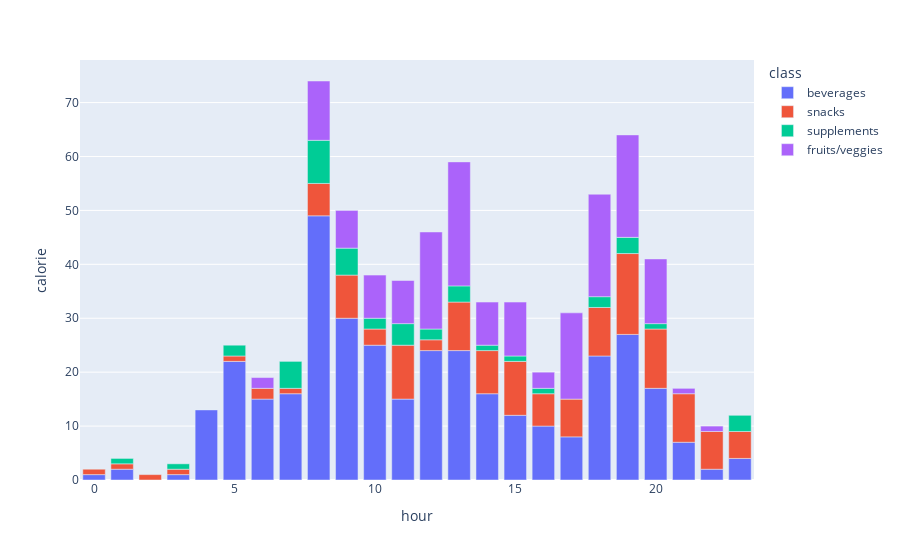

Notebook code for this chart:
### Code cell
px.bar(data_frame=graphed[graphed['class'] != 'meals'], y='calorie', x='hour', color='class')

### Figure 1 — Plotly figure (JSON) as saved in the notebook; plotly's stock layout.template omitted (floating-point values rounded to 4 significant figures)
{"data": [{"alignmentgroup": "True", "hovertemplate": "class=beverages<br>hour=%{x}<br>calorie=%{y}<extra></extra>", "legendgroup": "beverages", "marker": {"color": "#636efa", "pattern": {"shape": ""}}, "name": "beverages", "offsetgroup": "beverages", "orientation": "v", "showlegend": true, "textposition": "auto", "type": "bar", "x": [0, 1, 3, 4, 5, 6, 7, 8, 9, 10, 11, 12, 13, 14, 15, 16, 17, 18, 19, 20, 21, 22, 23], "xaxis": "x", "y": [1, 2, 1, 13, 22, 15, 16, 49, 30, 25, 15, 24, 24, 16, 12, 10, 8, 23, 27, 17, 7, 2, 4], "yaxis": "y"}, {"alignmentgroup": "True", "hovertemplate": "class=snacks<br>hour=%{x}<br>calorie=%{y}<extra></extra>", "legendgroup": "snacks", "marker": {"color": "#EF553B", "pattern": {"shape": ""}}, "name": "snacks", "offsetgroup": "snacks", "orientation": "v", "showlegend": true, "textposition": "auto", "type": "bar", "x": [0, 1, 2, 3, 5, 6, 7, 8, 9, 10, 11, 12, 13, 14, 15, 16, 17, 18, 19, 20, 21, 22, 23], "xaxis": "x", "y": [1, 1, 1, 1, 1, 2, 1, 6, 8, 3, 10, 2, 9, 8, 10, 6, 7, 9, 15, 11, 9, 7, 5], "yaxis": "y"}, {"alignmentgroup": "True", "hovertemplate": "class=supplements<br>hour=%{x}<br>calorie=%{y}<extra></extra>", "legendgroup": "supplements", "marker": {"color": "#00cc96", "pattern": {"shape": ""}}, "name": "supplements", "offsetgroup": "supplements", "orientation": "v", "showlegend": true, "textposition": "auto", "type": "bar", "x": [1, 3, 5, 7, 8, 9, 10, 11, 12, 13, 14, 15, 16, 18, 19, 20, 23], "xaxis": "x", "y": [1, 1, 2, 5, 8, 5, 2, 4, 2, 3, 1, 1, 1, 2, 3, 1, 3], "yaxis": "y"}, {"alignmentgroup": "True", "hovertemplate": "class=fruits/veggies<br>hour=%{x}<br>calorie=%{y}<extra></extra>", "legendgroup": "fruits/veggies", "marker": {"color": "#ab63fa", "pattern": {"shape": ""}}, "name": "fruits/veggies", "offsetgroup": "fruits/veggies", "orientation": "v", "showlegend": true, "textposition": "auto", "type": "bar", "x": [6, 8, 9, 10, 11, 12, 13, 14, 15, 16, 17, 18, 19, 20, 21, 22], "xaxis": "x", "y": [2, 11, 7, 8, 8, 18, 23, 8, 10, 3, 16, 19, 19, 12, 1, 1], "yaxis": "y"}], "layout": {"barmode": "relative", "legend": {"title": {"text": "class"}, "tracegroupgap": 0}, "margin": {"t": 60}, "xaxis": {"anchor": "y", "domain": [0, 1], "title": {"text": "hour"}}, "yaxis": {"anchor": "x", "domain": [0, 1], "title": {"text": "calorie"}}}}
